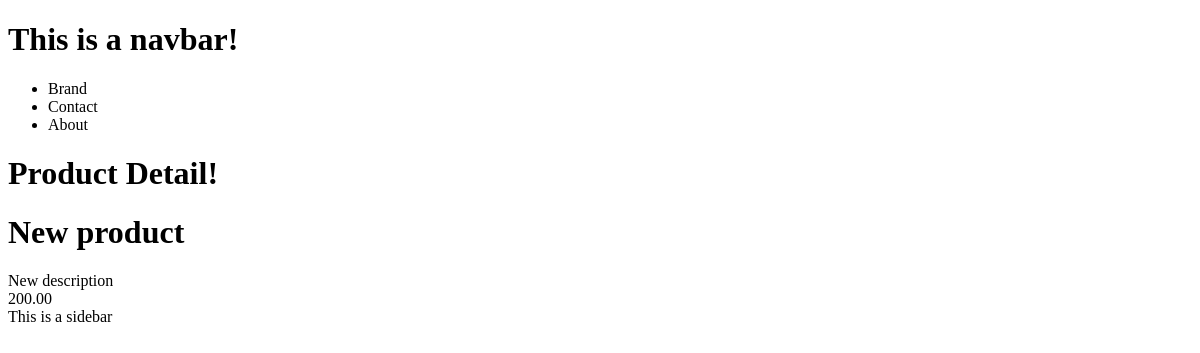
Before: /product/ with the older database file.
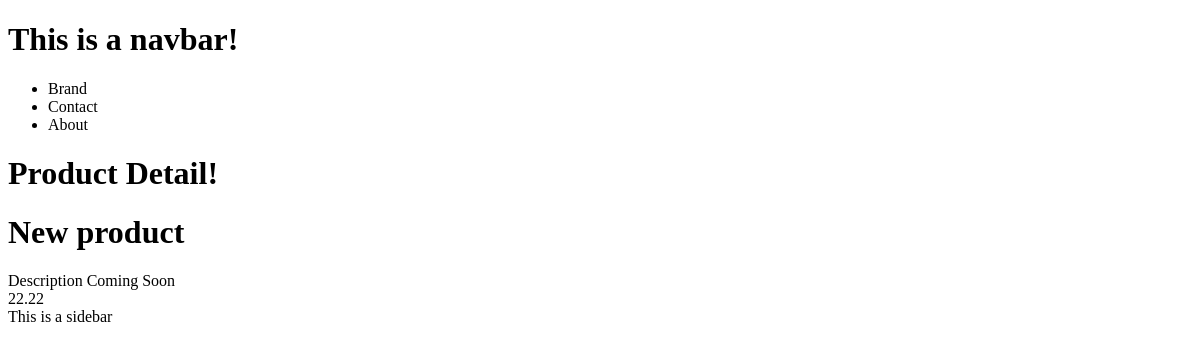
After: the same page with the newer database file.
### products/models.py (models this page shows)
class Product(models.Model):
    title       = models.CharField(max_length=120) # max_length = required
    description = models.TextField(blank=True, null=True)
    price       = models.DecimalField(decimal_places=2, max_digits=10000)
    summary     = models.TextField(blank=False, null=False, default='This is cool!') # blank=False = required
    featured    = models.BooleanField(default=False) # null=True, default=True

### products/views.py (the view)
# urls.py: path('product/', product_detail_view),
def product_detail_view(request):
    obj = Product.objects.get(id=1)
    context = {
        'object': obj
    }
    return render(request, "product/detail.html", context)

### templates/product/detail.html
{% extends 'base.html' %}
{% block content %}
    <h1> Product Detail!</h1>
    <h1> {{ object.title }}</h1>
    <p1> {% if object.description != None and object.description != '' %}{{ object.description}}{% else %} Description Coming Soon {% endif %}</br>
    {{ object.price }}</br>
{% endblock %}

### templates/base.html (shortened to what this page needs)
<!doctype html>
<html lang="en">
<head>
</head>
<body>
    <h1> This is a navbar!</h1>
    {% include 'navbar.html' %}
    {% block content %}{% endblock %}
    {% block sidebar %}
    This is a sidebar
    {% endblock %}
</body>
</html>

### templates/navbar.html
<nav>
    <ul>
        <li>Brand</li>
        <li>Contact</li>
        <li>About</li>
    </ul>
</nav>

Changed rows visible on the page:
changed Product "New product": price "200.00" → "22.22"; description "New description" → (not shown)
Other visible differences:
text now shown: "Description Coming Soon"
